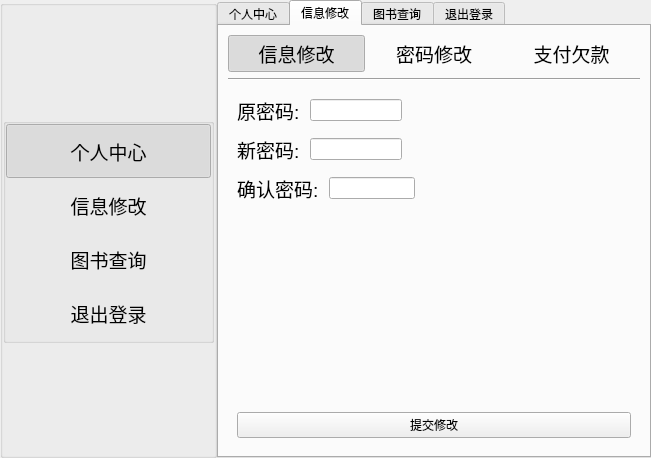
<?xml version="1.0" encoding="UTF-8"?>
<ui version="4.0">
 <class>TWidgetStudent</class>
 <widget class="QWidget" name="TWidgetStudent">
  <property name="geometry">
   <rect>
    <x>0</x>
    <y>0</y>
    <width>651</width>
    <height>458</height>
   </rect>
  </property>
  <property name="windowTitle">
   <string>Form</string>
  </property>
  <layout class="QHBoxLayout" name="horizontalLayout" stretch="1,2">
   <property name="spacing">
    <number>0</number>
   </property>
   <property name="leftMargin">
    <number>0</number>
   </property>
   <property name="topMargin">
    <number>0</number>
   </property>
   <property name="rightMargin">
    <number>0</number>
   </property>
   <property name="bottomMargin">
    <number>0</number>
   </property>
   <item>
    <widget class="QGroupBox" name="groupBox">
     <property name="title">
      <string/>
     </property>
     <layout class="QVBoxLayout" name="verticalLayout_2" stretch="1,2,1">
      <property name="spacing">
       <number>0</number>
      </property>
      <property name="leftMargin">
       <number>0</number>
      </property>
      <property name="topMargin">
       <number>0</number>
      </property>
      <property name="rightMargin">
       <number>0</number>
      </property>
      <property name="bottomMargin">
       <number>0</number>
      </property>
      <item>
       <spacer name="verticalSpacer">
        <property name="orientation">
         <enum>Qt::Vertical</enum>
        </property>
        <property name="sizeHint" stdset="0">
         <size>
          <width>20</width>
          <height>99</height>
         </size>
        </property>
       </spacer>
      </item>
      <item>
       <widget class="QGroupBox" name="groupBox_2">
        <property name="title">
         <string/>
        </property>
        <layout class="QVBoxLayout" name="verticalLayout" stretch="1,1,1,1">
         <property name="spacing">
          <number>0</number>
         </property>
         <property name="leftMargin">
          <number>0</number>
         </property>
         <property name="topMargin">
          <number>0</number>
         </property>
         <property name="rightMargin">
          <number>0</number>
         </property>
         <property name="bottomMargin">
          <number>0</number>
         </property>
         <item>
          <widget class="QPushButton" name="btnPerson">
           <property name="sizePolicy">
            <sizepolicy hsizetype="Expanding" vsizetype="Expanding">
             <horstretch>0</horstretch>
             <verstretch>0</verstretch>
            </sizepolicy>
           </property>
           <property name="font">
            <font>
             <pointsize>14</pointsize>
            </font>
           </property>
           <property name="autoFillBackground">
            <bool>false</bool>
           </property>
           <property name="text">
            <string>个人中心</string>
           </property>
           <property name="checkable">
            <bool>true</bool>
           </property>
           <property name="checked">
            <bool>true</bool>
           </property>
           <property name="autoRepeat">
            <bool>false</bool>
           </property>
           <property name="autoExclusive">
            <bool>true</bool>
           </property>
           <property name="autoDefault">
            <bool>false</bool>
           </property>
           <property name="flat">
            <bool>true</bool>
           </property>
          </widget>
         </item>
         <item>
          <widget class="QPushButton" name="btnMessage">
           <property name="sizePolicy">
            <sizepolicy hsizetype="Expanding" vsizetype="Expanding">
             <horstretch>0</horstretch>
             <verstretch>0</verstretch>
            </sizepolicy>
           </property>
           <property name="font">
            <font>
             <pointsize>14</pointsize>
            </font>
           </property>
           <property name="text">
            <string>信息修改</string>
           </property>
           <property name="checkable">
            <bool>true</bool>
           </property>
           <property name="autoExclusive">
            <bool>true</bool>
           </property>
           <property name="flat">
            <bool>true</bool>
           </property>
          </widget>
         </item>
         <item>
          <widget class="QPushButton" name="btnquery">
           <property name="sizePolicy">
            <sizepolicy hsizetype="Expanding" vsizetype="Expanding">
             <horstretch>0</horstretch>
             <verstretch>0</verstretch>
            </sizepolicy>
           </property>
           <property name="font">
            <font>
             <pointsize>14</pointsize>
            </font>
           </property>
           <property name="text">
            <string>图书查询</string>
           </property>
           <property name="checkable">
            <bool>true</bool>
           </property>
           <property name="autoExclusive">
            <bool>true</bool>
           </property>
           <property name="flat">
            <bool>true</bool>
           </property>
          </widget>
         </item>
         <item>
          <widget class="QPushButton" name="btnQuit">
           <property name="sizePolicy">
            <sizepolicy hsizetype="Expanding" vsizetype="Expanding">
             <horstretch>0</horstretch>
             <verstretch>0</verstretch>
            </sizepolicy>
           </property>
           <property name="font">
            <font>
             <pointsize>14</pointsize>
            </font>
           </property>
           <property name="text">
            <string>退出登录</string>
           </property>
           <property name="checkable">
            <bool>true</bool>
           </property>
           <property name="autoExclusive">
            <bool>true</bool>
           </property>
           <property name="flat">
            <bool>true</bool>
           </property>
          </widget>
         </item>
        </layout>
       </widget>
      </item>
      <item>
       <spacer name="verticalSpacer_2">
        <property name="orientation">
         <enum>Qt::Vertical</enum>
        </property>
        <property name="sizeHint" stdset="0">
         <size>
          <width>20</width>
          <height>99</height>
         </size>
        </property>
       </spacer>
      </item>
     </layout>
    </widget>
   </item>
   <item>
    <widget class="QTabWidget" name="tabWidget">
     <property name="currentIndex">
      <number>1</number>
     </property>
     <widget class="QWidget" name="tab">
      <attribute name="title">
       <string>个人中心</string>
      </attribute>
      <layout class="QVBoxLayout" name="verticalLayout_6" stretch="2,0,4">
       <item>
        <widget class="QGroupBox" name="groupBox_3">
         <property name="title">
          <string/>
         </property>
         <layout class="QHBoxLayout" name="horizontalLayout_2" stretch="3,5">
          <item>
           <layout class="QGridLayout" name="gridLayout">
            <item row="0" column="0" rowspan="2">
             <widget class="QLabel" name="labIcon">
              <property name="text">
               <string>icon</string>
              </property>
              <property name="alignment">
               <set>Qt::AlignCenter</set>
              </property>
             </widget>
            </item>
            <item row="0" column="1">
             <spacer name="verticalSpacer_3">
              <property name="orientation">
               <enum>Qt::Vertical</enum>
              </property>
              <property name="sizeHint" stdset="0">
               <size>
                <width>20</width>
                <height>28</height>
               </size>
              </property>
             </spacer>
            </item>
            <item row="1" column="1">
             <layout class="QVBoxLayout" name="verticalLayout_3">
              <item>
               <widget class="QLabel" name="labName">
                <property name="font">
                 <font>
                  <pointsize>14</pointsize>
                 </font>
                </property>
                <property name="text">
                 <string>姓名</string>
                </property>
               </widget>
              </item>
              <item>
               <widget class="QLabel" name="labid">
                <property name="font">
                 <font>
                  <pointsize>14</pointsize>
                 </font>
                </property>
                <property name="text">
                 <string>学号</string>
                </property>
               </widget>
              </item>
              <item>
               <widget class="QLabel" name="labDebt">
                <property name="font">
                 <font>
                  <pointsize>14</pointsize>
                 </font>
                </property>
                <property name="text">
                 <string>欠款金额</string>
                </property>
               </widget>
              </item>
             </layout>
            </item>
           </layout>
          </item>
          <item>
           <spacer name="horizontalSpacer">
            <property name="orientation">
             <enum>Qt::Horizontal</enum>
            </property>
            <property name="sizeHint" stdset="0">
             <size>
              <width>287</width>
              <height>20</height>
             </size>
            </property>
           </spacer>
          </item>
         </layout>
        </widget>
       </item>
       <item>
        <layout class="QVBoxLayout" name="verticalLayout_5">
         <item>
          <widget class="QLabel" name="label">
           <property name="text">
            <string>当前借阅</string>
           </property>
          </widget>
         </item>
         <item>
          <widget class="Line" name="line">
           <property name="orientation">
            <enum>Qt::Horizontal</enum>
           </property>
          </widget>
         </item>
        </layout>
       </item>
       <item>
        <widget class="QGroupBox" name="groupBox_4">
         <property name="title">
          <string/>
         </property>
         <layout class="QVBoxLayout" name="verticalLayout_4">
          <property name="spacing">
           <number>0</number>
          </property>
          <property name="leftMargin">
           <number>0</number>
          </property>
          <property name="topMargin">
           <number>0</number>
          </property>
          <property name="rightMargin">
           <number>0</number>
          </property>
          <property name="bottomMargin">
           <number>0</number>
          </property>
          <item>
           <widget class="QTableView" name="tableView"/>
          </item>
         </layout>
        </widget>
       </item>
      </layout>
     </widget>
     <widget class="QWidget" name="tab_3">
      <attribute name="title">
       <string>信息修改</string>
      </attribute>
      <layout class="QVBoxLayout" name="verticalLayout_8">
       <item>
        <layout class="QVBoxLayout" name="verticalLayout_7">
         <item>
          <layout class="QHBoxLayout" name="horizontalLayout_4">
           <property name="spacing">
            <number>0</number>
           </property>
           <item>
            <widget class="QPushButton" name="btnStackedPagMessage">
             <property name="font">
              <font>
               <pointsize>14</pointsize>
              </font>
             </property>
             <property name="text">
              <string>信息修改</string>
             </property>
             <property name="checkable">
              <bool>true</bool>
             </property>
             <property name="checked">
              <bool>true</bool>
             </property>
             <property name="autoExclusive">
              <bool>true</bool>
             </property>
             <property name="flat">
              <bool>true</bool>
             </property>
            </widget>
           </item>
           <item>
            <widget class="QPushButton" name="btnStackedPagPassword">
             <property name="font">
              <font>
               <pointsize>14</pointsize>
              </font>
             </property>
             <property name="text">
              <string>密码修改</string>
             </property>
             <property name="checkable">
              <bool>true</bool>
             </property>
             <property name="autoExclusive">
              <bool>true</bool>
             </property>
             <property name="flat">
              <bool>true</bool>
             </property>
            </widget>
           </item>
           <item>
            <widget class="QPushButton" name="btnStackedPagDebt">
             <property name="font">
              <font>
               <pointsize>14</pointsize>
              </font>
             </property>
             <property name="text">
              <string>支付欠款</string>
             </property>
             <property name="checkable">
              <bool>true</bool>
             </property>
             <property name="autoExclusive">
              <bool>true</bool>
             </property>
             <property name="flat">
              <bool>true</bool>
             </property>
            </widget>
           </item>
          </layout>
         </item>
         <item>
          <widget class="Line" name="line_2">
           <property name="orientation">
            <enum>Qt::Horizontal</enum>
           </property>
          </widget>
         </item>
         <item>
          <widget class="QStackedWidget" name="stackedWidget">
           <property name="currentIndex">
            <number>1</number>
           </property>
           <widget class="QWidget" name="page">
            <layout class="QVBoxLayout" name="verticalLayout_9" stretch="1,2,1,2,1,1,4,2,1,1">
             <item>
              <spacer name="verticalSpacer_4">
               <property name="orientation">
                <enum>Qt::Vertical</enum>
               </property>
               <property name="sizeHint" stdset="0">
                <size>
                 <width>20</width>
                 <height>18</height>
                </size>
               </property>
              </spacer>
             </item>
             <item>
              <layout class="QHBoxLayout" name="horizontalLayout_10" stretch="1,2">
               <item>
                <layout class="QHBoxLayout" name="horizontalLayout_11">
                 <item>
                  <widget class="QLabel" name="label_6">
                   <property name="font">
                    <font>
                     <pointsize>14</pointsize>
                    </font>
                   </property>
                   <property name="text">
                    <string>姓名:</string>
                   </property>
                  </widget>
                 </item>
                 <item>
                  <widget class="QLineEdit" name="lineMessageName"/>
                 </item>
                </layout>
               </item>
               <item>
                <spacer name="horizontalSpacer_5">
                 <property name="orientation">
                  <enum>Qt::Horizontal</enum>
                 </property>
                 <property name="sizeHint" stdset="0">
                  <size>
                   <width>40</width>
                   <height>20</height>
                  </size>
                 </property>
                </spacer>
               </item>
              </layout>
             </item>
             <item>
              <spacer name="verticalSpacer_5">
               <property name="orientation">
                <enum>Qt::Vertical</enum>
               </property>
               <property name="sizeHint" stdset="0">
                <size>
                 <width>20</width>
                 <height>18</height>
                </size>
               </property>
              </spacer>
             </item>
             <item>
              <layout class="QHBoxLayout" name="horizontalLayout_12" stretch="1,2">
               <item>
                <layout class="QHBoxLayout" name="horizontalLayout_13">
                 <item>
                  <widget class="QLabel" name="label_7">
                   <property name="font">
                    <font>
                     <pointsize>14</pointsize>
                    </font>
                   </property>
                   <property name="text">
                    <string>学号:</string>
                   </property>
                  </widget>
                 </item>
                 <item>
                  <widget class="QLineEdit" name="lineMessageNumber">
                   <property name="inputMask">
                    <string>0000000000;_</string>
                   </property>
                   <property name="text">
                    <string/>
                   </property>
                   <property name="placeholderText">
                    <string/>
                   </property>
                  </widget>
                 </item>
                </layout>
               </item>
               <item>
                <spacer name="horizontalSpacer_6">
                 <property name="orientation">
                  <enum>Qt::Horizontal</enum>
                 </property>
                 <property name="sizeHint" stdset="0">
                  <size>
                   <width>40</width>
                   <height>20</height>
                  </size>
                 </property>
                </spacer>
               </item>
              </layout>
             </item>
             <item>
              <spacer name="verticalSpacer_7">
               <property name="orientation">
                <enum>Qt::Vertical</enum>
               </property>
               <property name="sizeHint" stdset="0">
                <size>
                 <width>20</width>
                 <height>18</height>
                </size>
               </property>
              </spacer>
             </item>
             <item>
              <spacer name="verticalSpacer_8">
               <property name="orientation">
                <enum>Qt::Vertical</enum>
               </property>
               <property name="sizeHint" stdset="0">
                <size>
                 <width>20</width>
                 <height>19</height>
                </size>
               </property>
              </spacer>
             </item>
             <item>
              <layout class="QHBoxLayout" name="horizontalLayout_14">
               <item>
                <layout class="QHBoxLayout" name="horizontalLayout_15" stretch="1,2">
                 <property name="spacing">
                  <number>0</number>
                 </property>
                 <item>
                  <widget class="QLabel" name="label_8">
                   <property name="font">
                    <font>
                     <pointsize>14</pointsize>
                    </font>
                   </property>
                   <property name="text">
                    <string>头像:</string>
                   </property>
                  </widget>
                 </item>
                 <item>
                  <widget class="QLabel" name="labelMessageIcon">
                   <property name="text">
                    <string>icon</string>
                   </property>
                   <property name="alignment">
                    <set>Qt::AlignCenter</set>
                   </property>
                  </widget>
                 </item>
                </layout>
               </item>
               <item>
                <spacer name="horizontalSpacer_7">
                 <property name="orientation">
                  <enum>Qt::Horizontal</enum>
                 </property>
                 <property name="sizeHint" stdset="0">
                  <size>
                   <width>40</width>
                   <height>20</height>
                  </size>
                 </property>
                </spacer>
               </item>
              </layout>
             </item>
             <item>
              <layout class="QHBoxLayout" name="horizontalLayout_3">
               <item>
                <widget class="QPushButton" name="btnMessageSetIcon">
                 <property name="font">
                  <font>
                   <pointsize>12</pointsize>
                  </font>
                 </property>
                 <property name="text">
                  <string>选择头像</string>
                 </property>
                </widget>
               </item>
               <item>
                <spacer name="horizontalSpacer_2">
                 <property name="orientation">
                  <enum>Qt::Horizontal</enum>
                 </property>
                 <property name="sizeHint" stdset="0">
                  <size>
                   <width>40</width>
                   <height>20</height>
                  </size>
                 </property>
                </spacer>
               </item>
              </layout>
             </item>
             <item>
              <spacer name="verticalSpacer_6">
               <property name="orientation">
                <enum>Qt::Vertical</enum>
               </property>
               <property name="sizeHint" stdset="0">
                <size>
                 <width>20</width>
                 <height>18</height>
                </size>
               </property>
              </spacer>
             </item>
             <item>
              <widget class="QPushButton" name="btnMessageSave">
               <property name="text">
                <string>保存修改</string>
               </property>
              </widget>
             </item>
            </layout>
           </widget>
           <widget class="QWidget" name="page_2">
            <layout class="QVBoxLayout" name="verticalLayout_11" stretch="2,3,1">
             <item>
              <layout class="QVBoxLayout" name="verticalLayout_10">
               <property name="spacing">
                <number>10</number>
               </property>
               <item>
                <layout class="QHBoxLayout" name="horizontalLayout_5" stretch="1,2,5">
                 <item>
                  <widget class="QLabel" name="label_2">
                   <property name="font">
                    <font>
                     <pointsize>14</pointsize>
                    </font>
                   </property>
                   <property name="text">
                    <string>原密码:</string>
                   </property>
                  </widget>
                 </item>
                 <item>
                  <widget class="QLineEdit" name="lineOriginPwd"/>
                 </item>
                 <item>
                  <spacer name="horizontalSpacer_3">
                   <property name="orientation">
                    <enum>Qt::Horizontal</enum>
                   </property>
                   <property name="sizeHint" stdset="0">
                    <size>
                     <width>40</width>
                     <height>20</height>
                    </size>
                   </property>
                  </spacer>
                 </item>
                </layout>
               </item>
               <item>
                <layout class="QHBoxLayout" name="horizontalLayout_6" stretch="1,2,5">
                 <item>
                  <widget class="QLabel" name="label_3">
                   <property name="font">
                    <font>
                     <pointsize>14</pointsize>
                    </font>
                   </property>
                   <property name="text">
                    <string>新密码:</string>
                   </property>
                  </widget>
                 </item>
                 <item>
                  <widget class="QLineEdit" name="lineNewPwd"/>
                 </item>
                 <item>
                  <spacer name="horizontalSpacer_4">
                   <property name="orientation">
                    <enum>Qt::Horizontal</enum>
                   </property>
                   <property name="sizeHint" stdset="0">
                    <size>
                     <width>40</width>
                     <height>20</height>
                    </size>
                   </property>
                  </spacer>
                 </item>
                </layout>
               </item>
               <item>
                <layout class="QHBoxLayout" name="horizontalLayout_7" stretch="1,2,5">
                 <item>
                  <widget class="QLabel" name="label_4">
                   <property name="font">
                    <font>
                     <pointsize>14</pointsize>
                    </font>
                   </property>
                   <property name="text">
                    <string>确认密码:</string>
                   </property>
                  </widget>
                 </item>
                 <item>
                  <widget class="QLineEdit" name="lineAgainPwd"/>
                 </item>
                 <item>
                  <spacer name="horizontalSpacer_8">
                   <property name="orientation">
                    <enum>Qt::Horizontal</enum>
                   </property>
                   <property name="sizeHint" stdset="0">
                    <size>
                     <width>40</width>
                     <height>20</height>
                    </size>
                   </property>
                  </spacer>
                 </item>
                </layout>
               </item>
              </layout>
             </item>
             <item>
              <spacer name="verticalSpacer_9">
               <property name="orientation">
                <enum>Qt::Vertical</enum>
               </property>
               <property name="sizeType">
                <enum>QSizePolicy::Expanding</enum>
               </property>
               <property name="sizeHint" stdset="0">
                <size>
                 <width>20</width>
                 <height>249</height>
                </size>
               </property>
              </spacer>
             </item>
             <item>
              <widget class="QPushButton" name="btnCommitPwd">
               <property name="text">
                <string>提交修改</string>
               </property>
              </widget>
             </item>
            </layout>
           </widget>
           <widget class="QWidget" name="page_3"/>
          </widget>
         </item>
        </layout>
       </item>
      </layout>
     </widget>
     <widget class="QWidget" name="tab_4">
      <attribute name="title">
       <string>图书查询</string>
      </attribute>
     </widget>
     <widget class="QWidget" name="tab_2">
      <attribute name="title">
       <string>退出登录</string>
      </attribute>
     </widget>
    </widget>
   </item>
  </layout>
 </widget>
 <resources/>
 <connections/>
</ui>
